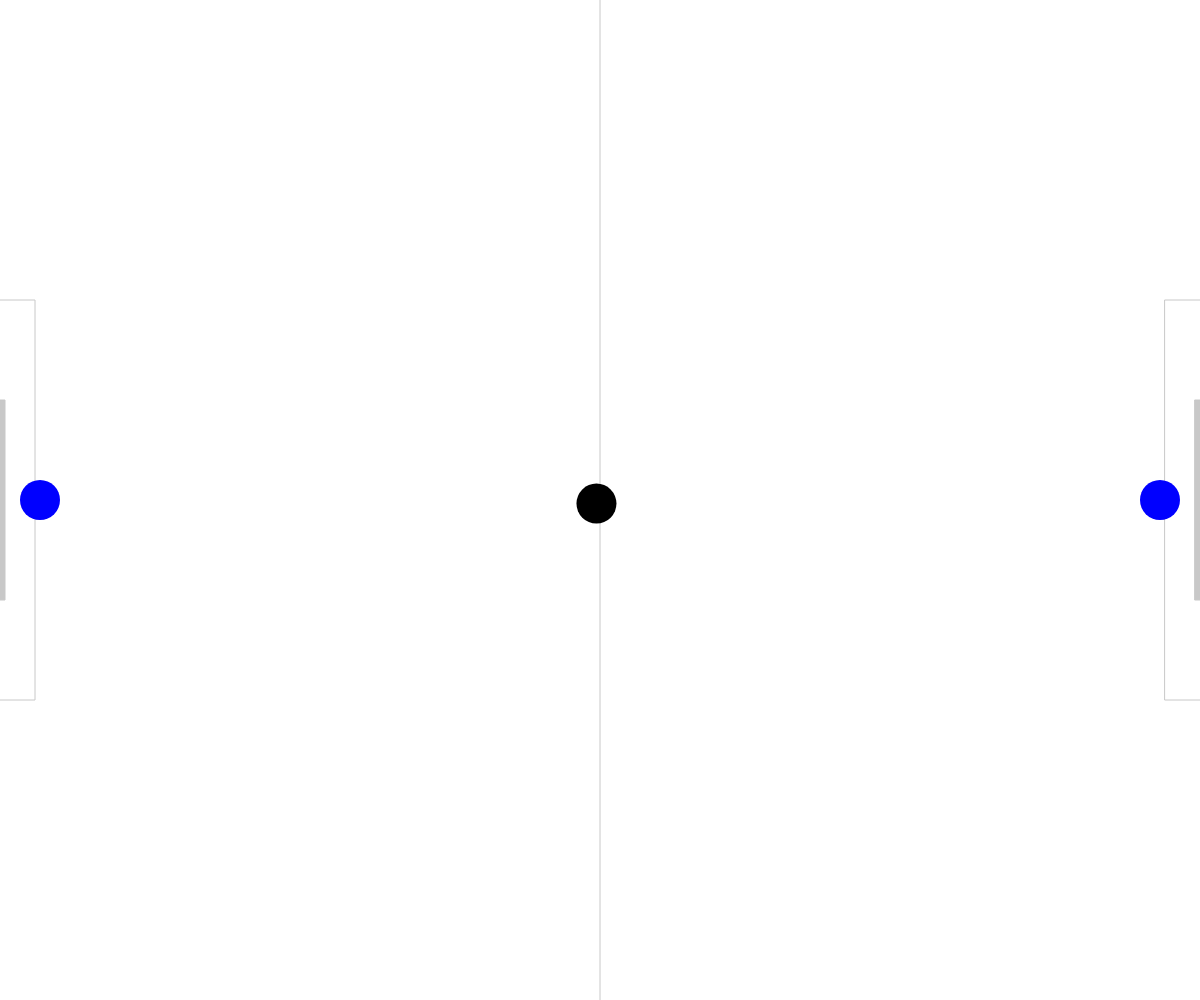
Frame 1 (no input)
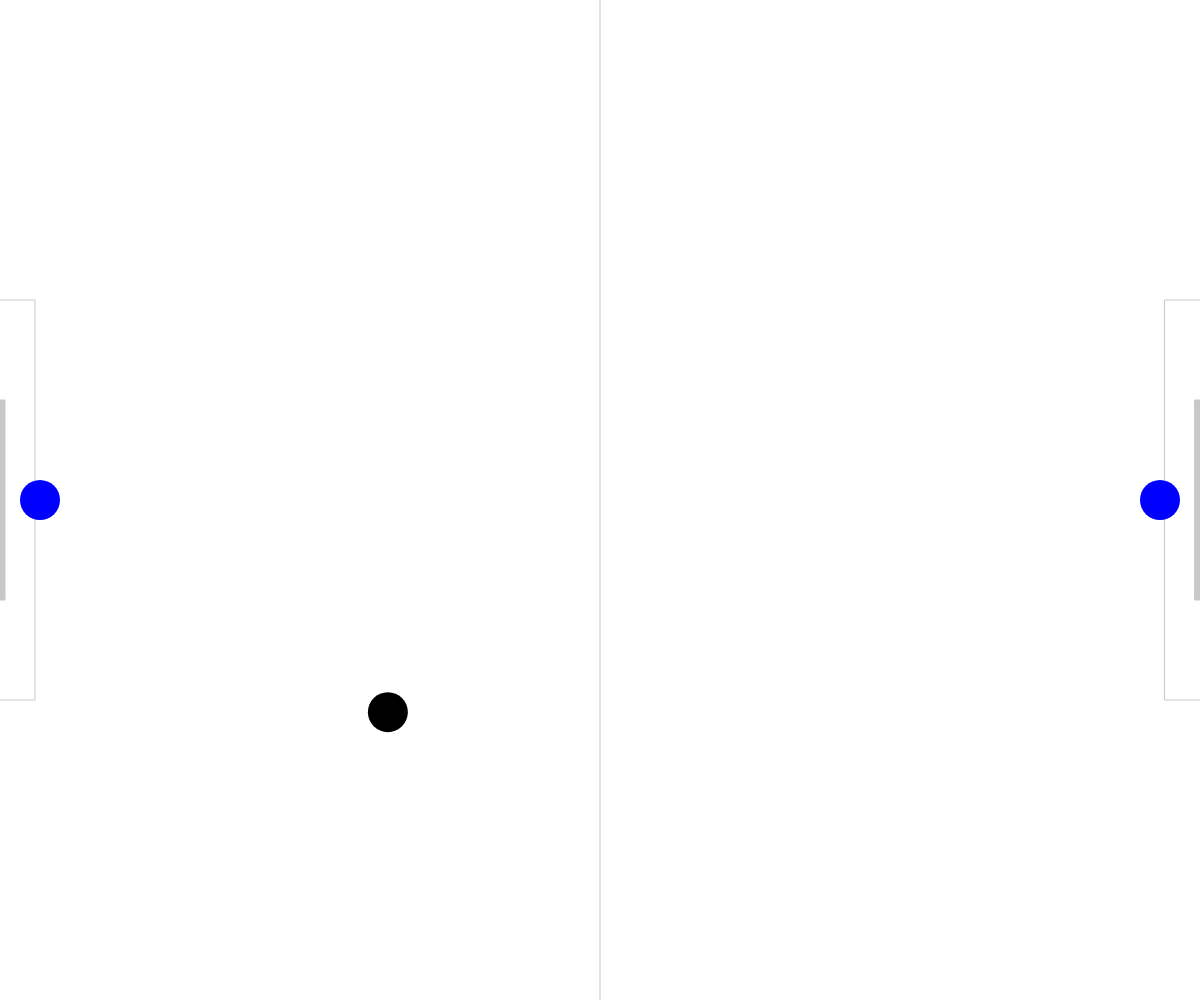
Frame 60 (no input)
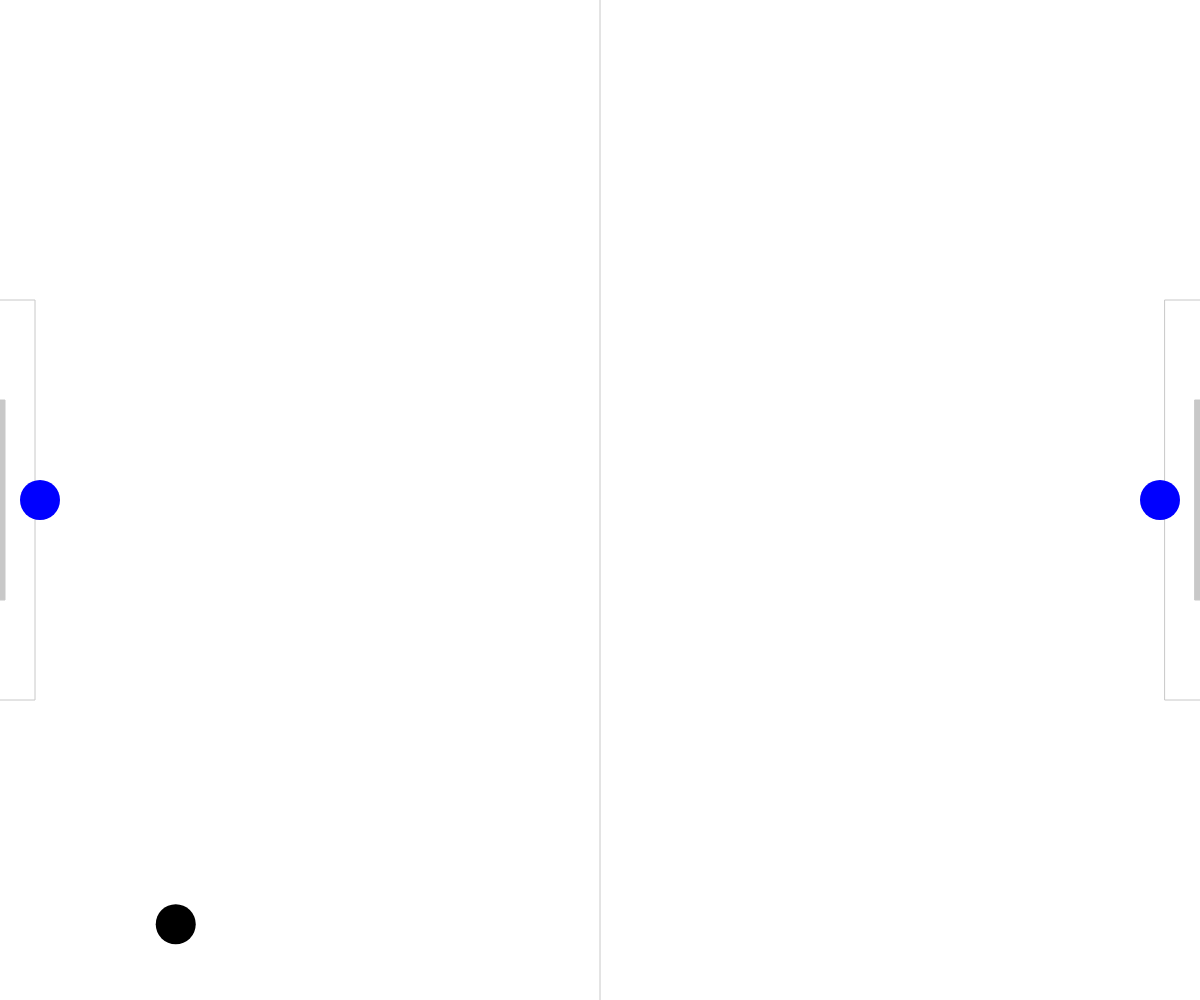
Frame 120 (the mouse pressed at the canvas centre since frame 60)

The p5.js sketch that drew these frames (run headless with seeded random() and noise() and a simulated clock; from frame 60 on, the mouse is pressed at the canvas centre):

// p5.js sketch
// ── sketch.js
let game;

function setup() {
    createCanvas(windowWidth, windowHeight);
    game = new Game();
}

function draw() {
    game.update();
    game.render();
}

function windowResized() {
    resizeCanvas(windowWidth, windowHeight);
}

function keyPressed() {
    game.handleKey(key);
}

class Ball {
    constructor(pos, r, c) {
        this.pos = pos;
        this.r = r;
        this.c = c;
        this.show = this.show.bind(this);
    }
    show() {
        fill(this.c);
        circle(this.pos.x, this.pos.y, this.r);
    }
}

class Hockey extends Ball {
    constructor(pos, r) {
        super(pos, r, 0);
        // this.vel = createVector();
        this.maxVel = 10;
        this.bounderies = this.bounderies.bind(this);
        this.vel = this.randomDirection().setMag(this.maxVel / 2);
        this.acc = createVector(0, 0);
        this.hit = this.hit.bind(this);
    }
    randomDirection() {
        return createVector(random() < 0.5 ? 1 : -1, random() < 0.5 ? 1 : -1);
    }
    bounderies () {
        if (this.pos.x - this.r < 0) {
                this.pos.x = this.r;
                this.vel.x *= -1;
            }
        if (this.pos.x + this.r > width) {
                this.pos.x = width - this.r;
                this.vel.x *= -1;
            }
        if (this.pos.y - this.r < 0) {
                this.pos.y = this.r;
                this.vel.y *= -1;
            }
        if (this.pos.y + this.r > height) {
                this.pos.y = height - this.r;
                this.vel.y *= -1;
            }
    }
    hit (other) {
        const d = dist(this.pos.x, this.pos.y, other.pos.x, other.pos.y);
        if (d < this.r + other.r) {
            this.vel = p5.Vector.sub(this.pos, other.pos).setMag(this.maxVel);
            // this.acc.add(p5.Vector.sub(this.pos, other.pos).setMag(this.maxVel));
        }
    }
    update() {
        this.bounderies();
        this.vel.add(this.acc);
        this.vel.limit(this.maxVel);
        this.pos.add(this.vel);
        this.acc.mult(0);
    }
}

class Player extends Ball {
    constructor(pos, r) {
        super(pos, r, "blue");
        this.vel = createVector(0, 0);
        this.side = pos.x < width/2 ? 1 : -1;
        this.leftBoundry = this.getLeftBoundry();
        this.rightBoundry = this.getRightBoundry();
        this.bounderies = this.bounderies.bind(this);
        this.update = this.update.bind(this);
        this.addVel = this.addVel.bind(this);
        this.getRightBoundry = this.getRightBoundry.bind(this);
        this.getLeftBoundry = this.getLeftBoundry.bind(this);
    }
    getRightBoundry () {
        return this.side === 1 ? width/2 : width;
    }
    getLeftBoundry () {
        return this.side === 1 ? 0 : width / 2;
    }
    bounderies () {
        if (this.pos.x - this.r < this.leftBoundry)
            this.pos.x = this.r + this.leftBoundry;
        if (this.pos.x + this.r > this.rightBoundry)
            this.pos.x = this.rightBoundry - this.r;
        if (this.pos.y - this.r < 0)
            this.pos.y = this.r;
        if (this.pos.y + this.r > height)
            this.pos.y = height - this.r;
    }
    update() {
        this.bounderies();
        this.pos.add(this.vel);
    }
    addVel(vel) {
        this.vel = vel.setMag(3);
    }
}

class Target {
    constructor(side) {
        this.side = side;
        this.pos = this.getPos();
        this.height = height / 5;
        this.width = 10;
        this.getPos = this.getPos.bind(this);
    }
    show() {
        fill(200);
        rect(this.pos.x, this.pos.y, this.width, this.height);
        noFill();
        rect(this.pos.x, this.pos.y, this.width * 7, this.height * 2);
    }
    getPos() {
        return createVector(this.side === 1 ? width : 0, height/2);
    }
}

class Game {
    constructor() {
        ellipseMode(RADIUS);
        rectMode(CENTER);
        const r = 20;
        this.players = [
            new Player(createVector(width - r * 2, height/2), r),
            new Player(createVector(r * 2, height/2), r)
        ]
        this.hockey = new Hockey(createVector(width/2, height/2), r);

        this.targets = [
            new Target(1),
            new Target(-1)
        ]

        this.KEYFORCES = {
            up: createVector(0, -1),
            down: createVector(0, 1),
            left: createVector(-1, 0),
            right: createVector(1, 0)
        }
        
        this.keys = {
            ArrowLeft : {
                force: this.KEYFORCES.left,
                target: 0
            },
            ArrowRight : {
                force: this.KEYFORCES.right,
                target: 0
            },
            ArrowDown: {
                force: this.KEYFORCES.down,
                target: 0
            },
            ArrowUp: {
                force: this.KEYFORCES.up,
                target: 0
            },
            a : {
                force: this.KEYFORCES.left,
                target: 1
            },
            d : {
                force: this.KEYFORCES.right,
                target: 1
            },
            s: {
                force: this.KEYFORCES.down,
                target: 1
            },
            w: {
                force: this.KEYFORCES.up,
                target: 1
            },
        };

        this.controls = {
            m (hockey) {
                hockey.vel.mult(1.5);
            },
            n (hockey) {
                if (hockey.vel.magSq() > 0.1) {
                    hockey.vel.mult(0.9);
                }
            }
        }

        this.handleKey = this.handleKey.bind(this);
    }
    render() {
        background(255);
        this.renderBoard();
        noStroke();
        this.players[0].show();
        this.players[1].show();
        this.hockey.show();
    }
    renderBoard() {
        stroke(200);
        line(width/2, 0, width/2, height);
        this.targets.forEach(function(target) {target.show()});
    }
    update() {
        this.players.forEach(function (player) {
            player.update();
            this.hockey.hit(player);
        }, this);
        this.hockey.update();
    }
    handleKey(k) {
        if (this.keys[k])
            this.players[this.keys[k].target].addVel(this.keys[k].force);
        else if (this.controls[k])
            this.controls[k](this.hockey);
    }
}
